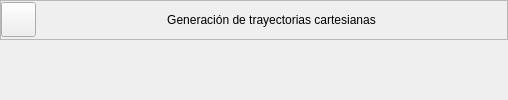
                <widget class="QWidget" name="sk_U2_T5">
                 <layout class="QVBoxLayout" name="verticalLayout_30">
                  <property name="spacing">
                   <number>5</number>
                  </property>
                  <property name="leftMargin">
                   <number>0</number>
                  </property>
                  <property name="topMargin">
                   <number>0</number>
                  </property>
                  <property name="rightMargin">
                   <number>0</number>
                  </property>
                  <property name="bottomMargin">
                   <number>0</number>
                  </property>
                  <item>
                   <widget class="QFrame" name="frame_30">
                    <property name="minimumSize">
                     <size>
                      <width>0</width>
                      <height>35</height>
                     </size>
                    </property>
                    <property name="maximumSize">
                     <size>
                      <width>16777215</width>
                      <height>40</height>
                     </size>
                    </property>
                    <property name="frameShape">
                     <enum>QFrame::StyledPanel</enum>
                    </property>
                    <property name="frameShadow">
                     <enum>QFrame::Raised</enum>
                    </property>
                    <layout class="QHBoxLayout" name="horizontalLayout_15">
                     <property name="spacing">
                      <number>0</number>
                     </property>
                     <property name="sizeConstraint">
                      <enum>QLayout::SetDefaultConstraint</enum>
                     </property>
                     <property name="leftMargin">
                      <number>0</number>
                     </property>
                     <property name="topMargin">
                      <number>0</number>
                     </property>
                     <property name="rightMargin">
                      <number>0</number>
                     </property>
                     <property name="bottomMargin">
                      <number>0</number>
                     </property>
                     <item>
                      <widget class="QPushButton" name="bt_return_11">
                       <property name="minimumSize">
                        <size>
                         <width>35</width>
                         <height>35</height>
                        </size>
                       </property>
                       <property name="maximumSize">
                        <size>
                         <width>35</width>
                         <height>35</height>
                        </size>
                       </property>
                       <property name="text">
                        <string/>
                       </property>
                       <property name="icon">
                        <iconset>
                         <normaloff>resources/images/MainWindow/return.svg</normaloff>resources/images/MainWindow/return.svg</iconset>
                       </property>
                       <property name="iconSize">
                        <size>
                         <width>35</width>
                         <height>35</height>
                        </size>
                       </property>
                      </widget>
                     </item>
                     <item>
                      <spacer name="horizontalSpacer_25">
                       <property name="orientation">
                        <enum>Qt::Horizontal</enum>
                       </property>
                       <property name="sizeHint" stdset="0">
                        <size>
                         <width>131</width>
                         <height>20</height>
                        </size>
                       </property>
                      </spacer>
                     </item>
                     <item>
                      <widget class="QLabel" name="label_14">
                       <property name="text">
                        <string>Generación de trayectorias cartesianas</string>
                       </property>
                       <property name="alignment">
                        <set>Qt::AlignCenter</set>
                       </property>
                      </widget>
                     </item>
                     <item>
                      <spacer name="horizontalSpacer_26">
                       <property name="orientation">
                        <enum>Qt::Horizontal</enum>
                       </property>
                       <property name="sizeHint" stdset="0">
                        <size>
                         <width>131</width>
                         <height>20</height>
                        </size>
                       </property>
                      </spacer>
                     </item>
                    </layout>
                   </widget>
                  </item>
                  <item>
                   <widget class="ContenidosTemas" name="U2_T5" native="true"/>
                  </item>
                 </layout>
                </widget>
